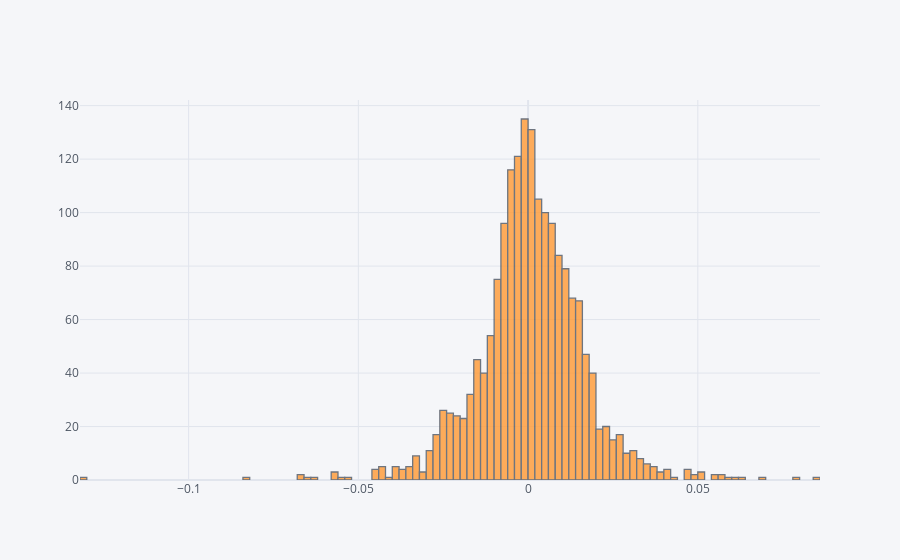

The code cell stored with this chart in its notebook:
### Code cell
data['RETURNS'].iplot(kind='histogram', subplots=True)

### Figure 1 — Plotly figure (JSON) as saved in the notebook; plotly's stock layout.template omitted (floating-point values rounded to 4 significant figures; data arrays with more than 128 entries replaced by an {"elided": "..."} marker saying what was removed)
{"data": [{"histfunc": "count", "histnorm": "", "marker": {"color": "rgba(255, 153, 51, 1.0)", "line": {"color": "#4D5663", "width": 1.3}}, "name": "RETURNS", "opacity": 0.8, "orientation": "v", "type": "histogram", "x": {"elided": "1842 float values"}, "xaxis": "x", "yaxis": "y"}], "layout": {"barmode": "overlay", "legend": {"bgcolor": "#F5F6F9", "font": {"color": "#4D5663"}}, "paper_bgcolor": "#F5F6F9", "plot_bgcolor": "#F5F6F9", "title": {"font": {"color": "#4D5663"}}, "xaxis": {"anchor": "y", "domain": [0, 1], "gridcolor": "#E1E5ED", "showgrid": true, "tickfont": {"color": "#4D5663"}, "title": {"font": {"color": "#4D5663"}, "text": ""}, "zerolinecolor": "#E1E5ED"}, "yaxis": {"anchor": "x", "domain": [0, 1], "gridcolor": "#E1E5ED", "showgrid": true, "tickfont": {"color": "#4D5663"}, "title": {"font": {"color": "#4D5663"}, "text": ""}, "zerolinecolor": "#E1E5ED"}}}
